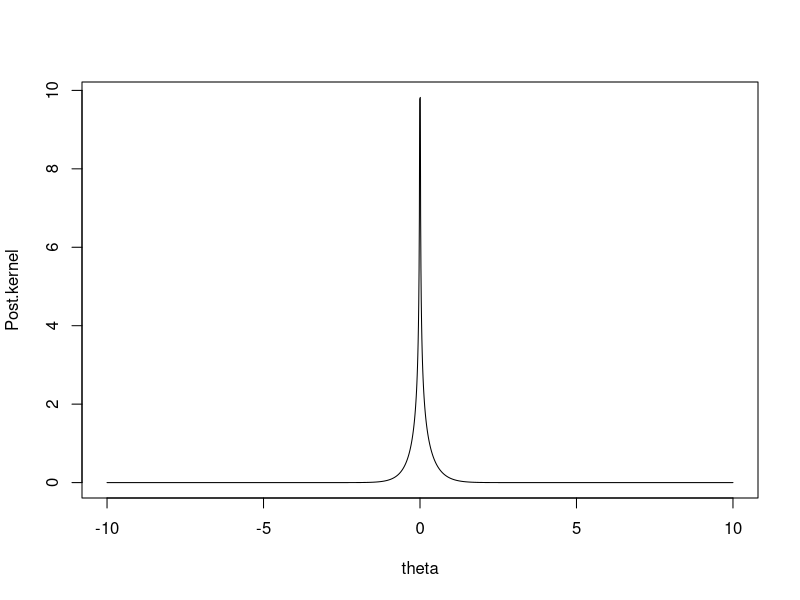
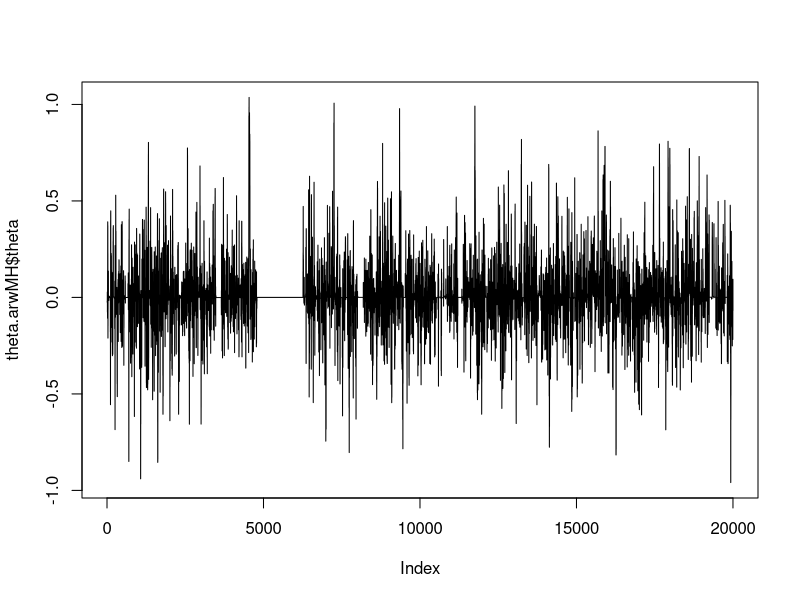
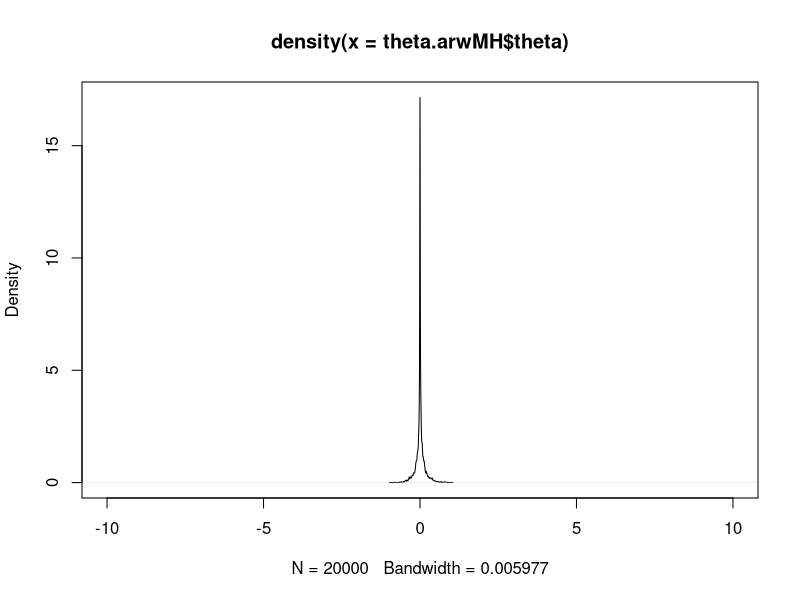
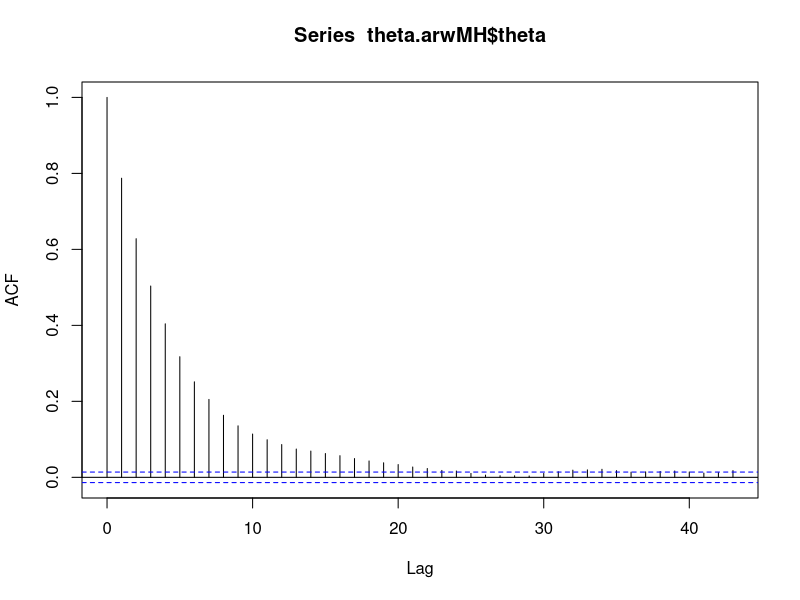
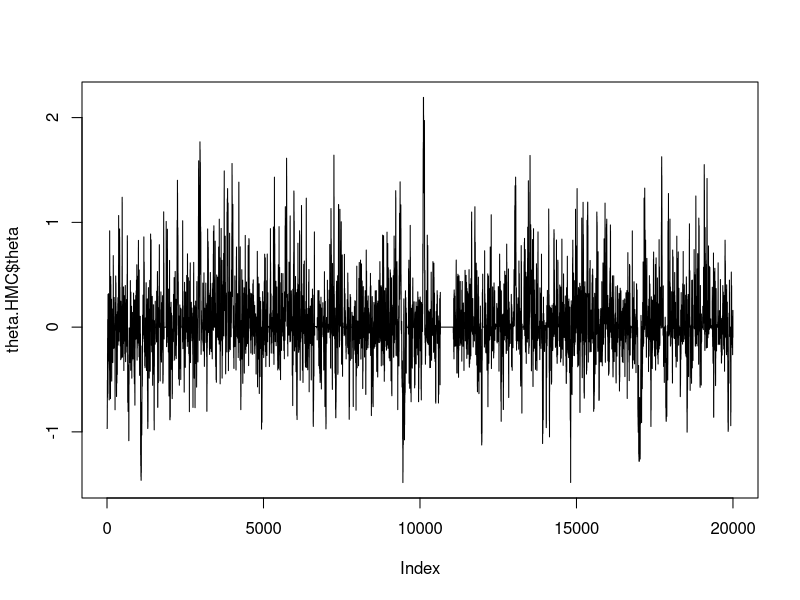
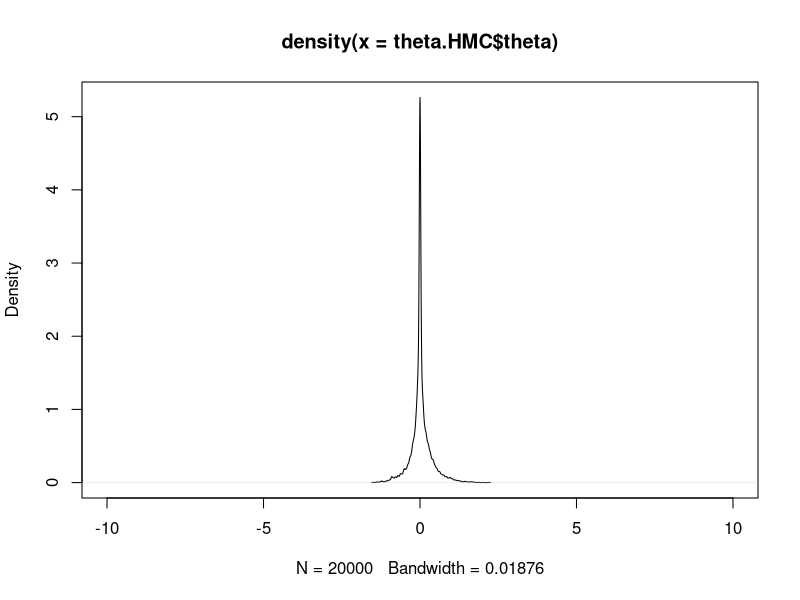
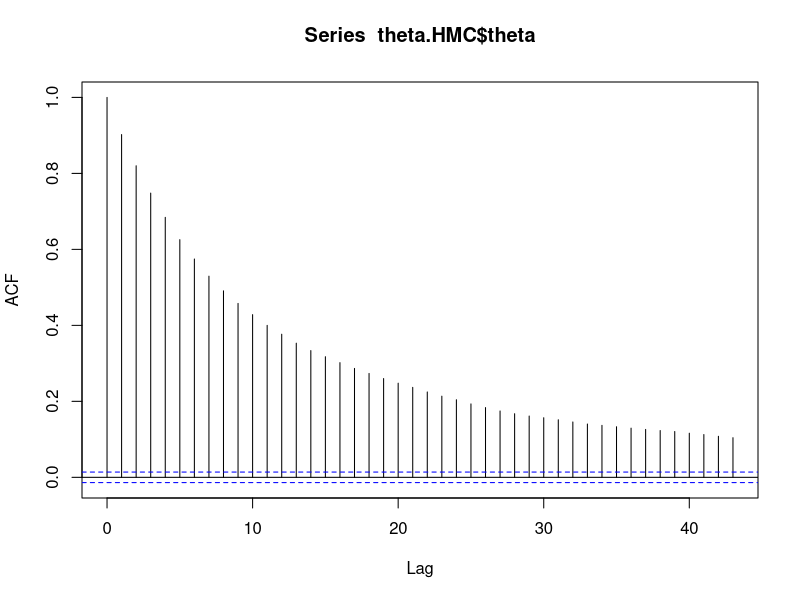
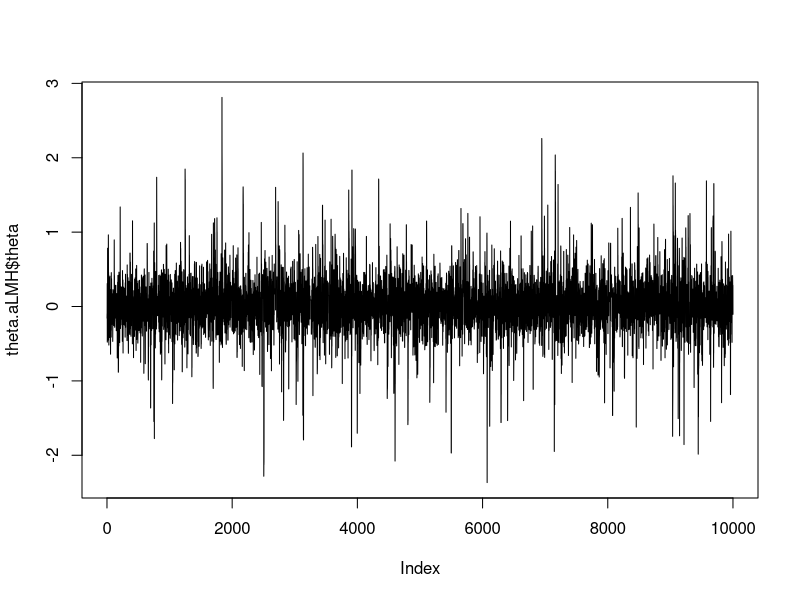

Recreate these plots in R, in order.
## To get this script
## https://pan.baidu.com/s/1fRlCC2OtBcoi9w7ick2TGA
## qg9k

## Model: x \sim N(theta,1)
## Prior: theta \sim Gamma(alpha,beta), alpha = 0.5,beta = 2

plot.post <- function(x,alpha=0.5,beta=2){
  theta = c(seq(-10,-0.01,0.01),seq(0.01,10,0.01))
  logP = (alpha-1)*log(abs(theta)) -beta*abs(theta) - 0.5*theta^2 + x*theta
  Post.kernel = exp(logP)
  plot(Post.kernel~theta,type = "l")
}

### Method 1: adaptive random-walk Metropolis-Hastings
arwMH <- function(theta0,x,burn_in,nmc,alpha=0.5,beta=5,Tuning=100){
  ## set output
  theta.nmc = rep(0,nmc)
  
  ## burn-in procedure
  step.theta = 1 # set initial step size
  theta.burn = rep(0,burn_in) # record burn-in samples
  step.theta.path = rep(0,burn_in/Tuning) # record the tuning path of step size
  accept.theta.path = rep(0,burn_in/Tuning) # record the tuning path of acceptance rate
  
  for (i in 1:burn_in) {
    ## Metropolis-Hastings
    theta.star = theta0 + rnorm(1,0,step.theta) # proposal
    MH = min(exp((alpha-1)*(log(abs(theta.star))-log(abs(theta0)))-
               beta*(abs(theta.star)-abs(theta0))+x*(theta.star-theta0)+
               0.5*(theta0^2-theta.star^2)),1) # acceptance probability
    U = runif(1,0,1)
    if(U<=MH){theta0 = theta.star}
    theta.burn[i] = theta0
    
    ## adaptive tuning
    if(i%%Tuning==0){
      # get the tuning window
      I0 = i/Tuning
      Index.range0 = (Tuning*(I0-1)+1):(Tuning*I0-1)
      Index.range1 = (Tuning*(I0-1)+2):(Tuning*I0)
      # compute the acceptance rate
      A.rate = 1-mean(theta.burn[Index.range0] == theta.burn[Index.range1])
      # targeting the acceptance rate between 0.3-0.5
      if(A.rate>0.5){step.theta=exp(log(step.theta)+0.1)}
      if(A.rate<0.3){step.theta=exp(log(step.theta)-0.1)}
      # record the path of tuning
      step.theta.path[I0] = step.theta
      accept.theta.path[I0] = A.rate
    }
  }
  
  ## Sampling procedure
  for (i in 1:burn_in) {
    ## Metropolis-Hastings
    theta.star = theta0 + rnorm(1,0,step.theta) # proposal
    MH = min(exp((alpha-1)*(log(abs(theta.star))-log(abs(theta0)))-
               beta*(abs(theta.star)-abs(theta0))+x*(theta.star-theta0)+
               0.5*(theta0^2-theta.star^2)),1) # acceptance probability
    U = runif(1,0,1)
    if(U<=MH){theta0 = theta.star}
    theta.nmc[i] = theta0
  }
  
  ## return
  results = list(theta = theta.nmc,theta.burn = theta.burn,
                 step.theta.path = step.theta.path,
                 accept.theta.path = accept.theta.path)
  return(results)
}

### Method 2: Hamiltonian Monte Carlo
U <- function(theta,x,alpha=0.5,beta=2){
  return(-(alpha-1)*log(abs(theta)) + beta*abs(theta) + 0.5*theta^2 - x*theta)
}

grad_U <- function(theta,x,alpha=0.5,beta=2){
  return(-(alpha-1)/theta + beta*(2*(theta>0)-1) + theta - x)
}

HMC <- function(theta0,x,burn_in,nmc,alpha=0.5,beta=5,Tuning=100,L=50){
  ## set output
  theta.nmc = rep(0,nmc)
  
  ## burn-in procedure
  step.theta = 1 # set initial leapfrog step size
  theta.burn = rep(0,burn_in) # record burn-in samples
  step.theta.path = rep(0,burn_in/Tuning) # record the tuning path of step size
  accept.theta.path = rep(0,burn_in/Tuning) # record the tuning path of acceptance rate
  
  for (i in 1:burn_in) {
    theta.traj = rep(0,L);theta.traj[1] = theta0
    p0 = rnorm(1,0,1)
    p.star = p0 - 0.5*step.theta*grad_U(theta.traj[1],x)*theta.traj[1] # half-step jump in p-direction
    for (k in 1:(L-1)) {
      theta.traj[k+1] = theta.traj[k] + step.theta*p.star
      if(k<L){
        p.star = p.star - step.theta*grad_U(theta.traj[k+1],x)*theta.traj[k+1] # one-step jump in p-direction
      }
      else{
        p.star = p.star - 0.5*step0*grad_U(theta.traj[k+1],x)*theta.traj[k+1] # half-step jump in p-direction
      }
    }
    p.star = -p.star # negative momentum to make trajectory reversible (symmetric)
    theta.star = theta.traj[L]
    
    H.star = U(theta.star,x) + 0.5*sum(p.star^2) # proposal Hamiltonian
    H0 = U(theta0,x) + 0.5*sum(p0^2) # current Hamiltonian
    
    alpha = min(1,exp(H0-H.star))
    U = runif(1,0,1)
    if(U<alpha){theta0 = theta.star}
    theta.burn[i] = theta0
    
    ## adaptive tuning
    if(i%%Tuning==0){
      # get the tuning window
      I0 = i/Tuning
      Index.range0 = (Tuning*(I0-1)+1):(Tuning*I0-1)
      Index.range1 = (Tuning*(I0-1)+2):(Tuning*I0)
      # compute the acceptance rate
      A.rate = 1-mean(theta.burn[Index.range0] == theta.burn[Index.range1])
      # targeting the acceptance rate between 0.3-0.7
      if(A.rate>0.7){step.theta=exp(log(step.theta)+0.1)}
      if(A.rate<0.3){step.theta=exp(log(step.theta)-0.1)}
      # record the path of tuning
      step.theta.path[I0] = step.theta
      accept.theta.path[I0] = A.rate
    }
  }
  
  ## Sampling procedure
  for (i in 1:burn_in) {
    theta.traj = rep(0,L);theta.traj[1] = theta0
    p0 = rnorm(1,0,1)
    p.star = p0 - 0.5*step.theta*grad_U(theta.traj[1],x)*theta.traj[1] # half-step jump in p-direction
    for (k in 1:(L-1)) {
      theta.traj[k+1] = theta.traj[k] + step.theta*p.star
      if(k<L){
        p.star = p.star - step.theta*grad_U(theta.traj[k+1],x)*theta.traj[k+1] # one-step jump in p-direction
      }
      else{
        p.star = p.star - 0.5*step0*grad_U(theta.traj[k+1],x)*theta.traj[k+1] # half-step jump in p-direction
      }
    }
    p.star = -p.star # negative momentum to make trajectory reversible (symmetric)
    theta.star = theta.traj[L]
    
    H.star = U(theta.star,x) + 0.5*sum(p.star^2) # proposal Hamiltonian
    H0 = U(theta0,x) + 0.5*sum(p0^2) # current Hamiltonian
    
    alpha = min(1,exp(H0-H.star))
    U = runif(1,0,1)
    if(U<alpha){theta0 = theta.star}
    theta.nmc[i] = theta0
  }
  
  ## return
  results = list(theta = theta.nmc,theta.burn = theta.burn,
                 step.theta.path = step.theta.path,
                 accept.theta.path = accept.theta.path)
  return(results)
}

### Method 3: adaptive Langevin Metropolis-Hastings
aLMH <- function(theta0,x,burn_in,nmc,alpha=0.5,beta=5,Tuning=100){
  ## set output
  theta.nmc = rep(0,nmc)
  
  ## burn-in procedure
  step.theta = 1 # set initial step size
  theta.burn = rep(0,burn_in) # record burn-in samples
  step.theta.path = rep(0,burn_in/Tuning) # record the tuning path of step size
  accept.theta.path = rep(0,burn_in/Tuning) # record the tuning path of acceptance rate
  
  for (i in 1:burn_in) {
    ## Langevin Metropolis-Hastings
    theta.star = theta0 - 0.5*step.theta^2*grad_U(theta0,x) + step.theta*rnorm(1,0,1) # proposal
    post.ratio = (alpha-1)*(log(abs(theta.star))-log(abs(theta0)))-
      beta*(abs(theta.star)-abs(theta0))+x*(theta.star-theta0)+
      0.5*(theta0^2-theta.star^2)
    trans.ratio = (0.5/step.theta^2)*(theta.star-theta0-0.5*step.theta^2*grad_U(theta0,x))^2-
      (0.5/step.theta^2)*(theta0-theta.star-0.5*step.theta^2*grad_U(theta.star,x))^2
    MH = min(exp(trans.ratio + post.ratio),1) # acceptance probability
    U = runif(1,0,1)
    if(U<=MH){theta0 = theta.star}
    theta.burn[i] = theta0
    
    ## adaptive tuning
    if(i%%Tuning==0){
      # get the tuning window
      I0 = i/Tuning
      Index.range0 = (Tuning*(I0-1)+1):(Tuning*I0-1)
      Index.range1 = (Tuning*(I0-1)+2):(Tuning*I0)
      # compute the acceptance rate
      A.rate = 1-mean(theta.burn[Index.range0] == theta.burn[Index.range1])
      # targeting the acceptance rate between 0.3-0.7
      if(A.rate>0.6){step.theta=exp(log(step.theta)+0.1)}
      if(A.rate<0.4){step.theta=exp(log(step.theta)-0.1)}
      # record the path of tuning
      step.theta.path[I0] = step.theta
      accept.theta.path[I0] = A.rate
    }
  }
  
  ## Sampling procedure
  for (i in 1:nmc) {
    ## Langevin Metropolis-Hastings
    theta.star = theta0 - 0.5*step.theta^2*grad_U(theta0,x) + step.theta*rnorm(1,0,1) # proposal
    post.ratio = (alpha-1)*(log(abs(theta.star))-log(abs(theta0)))-
      beta*(abs(theta.star)-abs(theta0))+x*(theta.star-theta0)+
      0.5*(theta0^2-theta.star^2)
    trans.ratio = (0.5/step.theta^2)*(theta.star-theta0-0.5*step.theta^2*grad_U(theta0,x))^2-
      (0.5/step.theta^2)*(theta0-theta.star-0.5*step.theta^2*grad_U(theta.star,x))^2
    MH = min(exp(trans.ratio + post.ratio),1) # acceptance probability
    U = runif(1,0,1)
    if(U<=MH){theta0 = theta.star}
    theta.nmc[i] = theta0
  }
  
  ## return
  results = list(theta = theta.nmc,theta.burn = theta.burn,
                 step.theta.path = step.theta.path,
                 accept.theta.path = accept.theta.path)
  return(results)
}

### example 1: x = 0.2 (small observation, prior dominates)
x1 = 0.2
theta0 = 1
burn_in = 20000
nmc = 10000
plot.post(x1)

# adaptive random-walk Metropolis-Hastings
set.seed(2023)
theta.arwMH <- arwMH(theta0,x1,burn_in,nmc)
plot(theta.arwMH$theta,type = "l") # traceplot
plot(density(theta.arwMH$theta),xlim = c(-10,10)) # posterior density
acf(theta.arwMH$theta)
cat("acceptance rate is:",1-mean(theta.arwMH$theta[1:(nmc-1)]==theta.arwMH$theta[2:nmc]),"\n")

# Hamiltonian Monte Carlo
set.seed(2023)
theta.HMC <- HMC(theta0,x1,burn_in,nmc)
plot(theta.HMC$theta,type = "l") # traceplot
plot(density(theta.HMC$theta),xlim = c(-10,10)) # posterior density
acf(theta.HMC$theta)
cat("acceptance rate is:",1-mean(theta.HMC$theta[1:(nmc-1)]==theta.HMC$theta[2:nmc]),"\n")

# adaptive Langevin Metropolis-Hastings
set.seed(2023)
theta.aLMH <- aLMH(theta0,x1,burn_in,nmc)
plot(theta.aLMH$theta,type = "l") # traceplot
plot(density(theta.aLMH$theta),xlim = c(-10,10)) # posterior density
acf(theta.aLMH$theta)
cat("acceptance rate is:",1-mean(theta.aLMH$theta[1:(nmc-1)]==theta.aLMH$theta[2:nmc]),"\n")


### example 2: x = 2.4 (most difficult problem)
x2 = 2.4
theta0 = 1
burn_in = 20000
nmc = 10000
plot.post(x2)

# adaptive random-walk Metropolis-Hastings
set.seed(2023)
theta.arwMH <- arwMH(theta0,x2,burn_in,nmc)
plot(theta.arwMH$theta,type = "l") # traceplot
plot(density(theta.arwMH$theta),xlim = c(-10,10)) # posterior density
acf(theta.arwMH$theta)
cat("acceptance rate is:",1-mean(theta.arwMH$theta[1:(nmc-1)]==theta.arwMH$theta[2:nmc]),"\n")

# Hamiltonian Monte Carlo
set.seed(2023)
theta.HMC <- HMC(theta0,x2,burn_in,nmc)
plot(theta.HMC$theta,type = "l") # traceplot
plot(density(theta.HMC$theta),xlim = c(-10,10)) # posterior density
acf(theta.HMC$theta)
cat("acceptance rate is:",1-mean(theta.HMC$theta[1:(nmc-1)]==theta.HMC$theta[2:nmc]),"\n")

# adaptive Langevin Metropolis-Hastings
set.seed(2023)
theta.aLMH <- aLMH(theta0,x2,burn_in,nmc)
plot(theta.aLMH$theta,type = "l") # traceplot
plot(density(theta.aLMH$theta),xlim = c(-10,10)) # posterior density
acf(theta.aLMH$theta)
cat("acceptance rate is:",1-mean(theta.aLMH$theta[1:(nmc-1)]==theta.aLMH$theta[2:nmc]),"\n")


### example 3: x = 4 (large observation, bi-modal)
x3 = 4
theta0 = 1
burn_in = 20000
nmc = 10000
plot.post(x3)

# adaptive random-walk Metropolis-Hastings
set.seed(2023)
theta.arwMH <- arwMH(theta0,x3,burn_in,nmc)
plot(theta.arwMH$theta,type = "l") # traceplot
plot(density(theta.arwMH$theta),xlim = c(-10,10)) # posterior density
acf(theta.arwMH$theta)
cat("acceptance rate is:",1-mean(theta.arwMH$theta[1:(nmc-1)]==theta.arwMH$theta[2:nmc]),"\n")

# Hamiltonian Monte Carlo
set.seed(2023)
theta.HMC <- HMC(theta0,x3,burn_in,nmc)
plot(theta.HMC$theta,type = "l") # traceplot
plot(density(theta.HMC$theta),xlim = c(-10,10)) # posterior density
acf(theta.HMC$theta)
cat("acceptance rate is:",1-mean(theta.HMC$theta[1:(nmc-1)]==theta.HMC$theta[2:nmc]),"\n")

# adaptive Langevin Metropolis-Hastings
set.seed(2023)
theta.aLMH <- aLMH(theta0,x3,burn_in,nmc)
plot(theta.aLMH$theta,type = "l") # traceplot
plot(density(theta.aLMH$theta),xlim = c(-10,10)) # posterior density
acf(theta.aLMH$theta)
cat("acceptance rate is:",1-mean(theta.aLMH$theta[1:(nmc-1)]==theta.aLMH$theta[2:nmc]),"\n")


### example 4: x = 6 (large observation, likelihood dominates)
x4 = 6
theta0 = 1
burn_in = 20000
nmc = 10000
plot.post(x4)

# adaptive random-walk Metropolis-Hastings
set.seed(2023)
theta.arwMH <- arwMH(theta0,x4,burn_in,nmc)
plot(theta.arwMH$theta,type = "l") # traceplot
plot(density(theta.arwMH$theta),xlim = c(-10,10)) # posterior density
acf(theta.arwMH$theta)
cat("acceptance rate is:",1-mean(theta.arwMH$theta[1:(nmc-1)]==theta.arwMH$theta[2:nmc]),"\n")

# Hamiltonian Monte Carlo
set.seed(2023)
theta.HMC <- HMC(theta0,x4,burn_in,nmc)
plot(theta.HMC$theta,type = "l") # traceplot
plot(density(theta.HMC$theta),xlim = c(-10,10)) # posterior density
acf(theta.HMC$theta)
cat("acceptance rate is:",1-mean(theta.HMC$theta[1:(nmc-1)]==theta.HMC$theta[2:nmc]),"\n")

# adaptive Langevin Metropolis-Hastings
set.seed(2023)
theta.aLMH <- aLMH(theta0,x4,burn_in,nmc)
plot(theta.aLMH$theta,type = "l") # traceplot
plot(density(theta.aLMH$theta),xlim = c(-10,10)) # posterior density
acf(theta.aLMH$theta)
cat("acceptance rate is:",1-mean(theta.aLMH$theta[1:(nmc-1)]==theta.aLMH$theta[2:nmc]),"\n")





